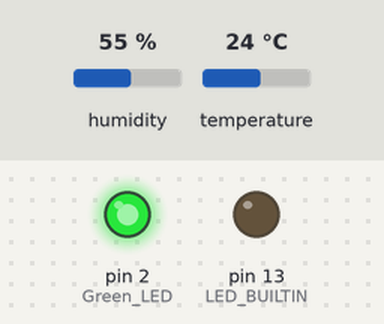
The sketch below on a simulated Arduino Uno, built with avr-gcc and run on an emulated ATmega328P. Parts: output pins drawn as LEDs (lit = HIGH). Wiring (inferred from the names in the program): DHT11 sensor: data pin 7. The test bench sets the inputs (shaded band); at power-on: humidity 55 %, temperature 24 °C. Pins used as bus, display or sensor lines are not drawn; what the sketch prints to the serial monitor is not drawn.

Above: at 1.0 s.
At 4.5 s:
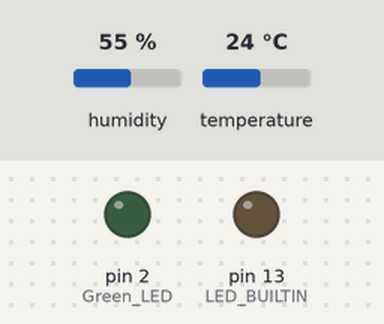
Timing chart, 0 to 9.1 s (numbered marks = the images above):
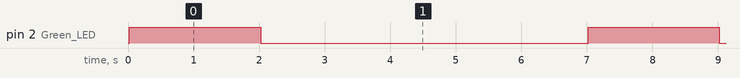

The sketch:

sketch_nov24a.ino
```cpp
#include <dht.h>

dht DHT;

#define DHT11_PIN 7
int d;   //converting float value into integar
char serialData;
int period = 3000;
unsigned long time_now = 0;
void setup(){
  Serial.begin(9600);
  int chk = DHT.read11(DHT11_PIN);
  d = (int) DHT.temperature;
  pinMode(LED_BUILTIN, OUTPUT);
  pinMode(2, OUTPUT);        //Green LED        //Red LED
  digitalWrite(2,LOW);       //Safe
  time_now = millis();
}

void loop()
{
        //RED ON
  digitalWrite(2,HIGH);
  Serial.print(d);//GREEN OFF
  delay(2000);
  digitalWrite(2,LOW);
  delay(5000);
}
```

Measured:
- by itself, pin 2 (Green_LED): alternates HIGH for 2.0 s and LOW for 5.0 s
